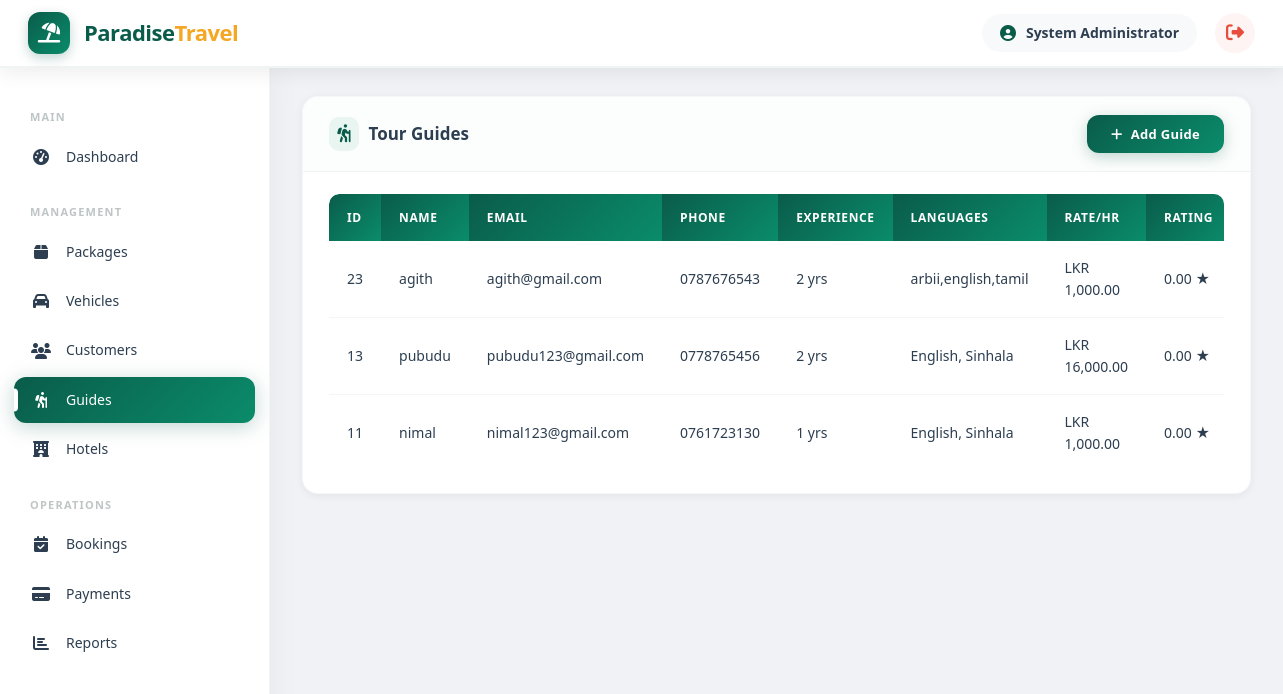
The app's page /traval-system/admin/guides.php (signed in) with its own data.
### tables this page shows
CREATE TABLE `guide_profiles` (
  `id` int(11) NOT NULL,
  `user_id` int(11) NOT NULL,
  `experience_years` int(11) DEFAULT 0,
  `languages` text DEFAULT NULL,
  `specialization` varchar(100) DEFAULT NULL,
  `hourly_rate` decimal(10,2) DEFAULT NULL,
  `rating` decimal(3,2) DEFAULT 0.00,
  `total_reviews` int(11) DEFAULT 0,
  `availability` enum('available','busy','off') DEFAULT 'available'
);

CREATE TABLE `users` (
  `id` int(11) NOT NULL,
  `name` varchar(100) NOT NULL,
  `email` varchar(100) NOT NULL,
  `password` varchar(255) NOT NULL,
  `phone` varchar(20) DEFAULT NULL,
  `role` enum('admin','customer','guide','hotel') DEFAULT 'customer',
  `profile_image` varchar(255) DEFAULT NULL,
  `status` enum('active','inactive') DEFAULT 'active',
  `created_at` timestamp NOT NULL DEFAULT current_timestamp(),
  `updated_at` timestamp NOT NULL DEFAULT current_timestamp() ON UPDATE current_timestamp()
);

### traval-system/config/database.php (called while the page is built, shortened)
<?php
function formatCurrency($amount) {
    return 'LKR ' . number_format($amount, 2);
}
?>

### traval-system/admin/guides.php (the view, shortened to what this page needs)
<?php
require_once '../config/database.php';
$guides = $pdo->query("SELECT u.*, gp.experience_years, gp.languages, gp.specialization, gp.hourly_rate, gp.rating, gp.availability
                       FROM users u
                       LEFT JOIN guide_profiles gp ON u.id = gp.user_id
                       WHERE u.role = 'guide'
                       ORDER BY u.created_at DESC")->fetchAll();
include '../includes/header.php';
?>
<div class="card">
    <div class="card-header">
        <h3><i class="fas fa-hiking"></i> Tour Guides</h3>
        <button class="btn btn-primary" onclick="openAddModal()"><i class="fas fa-plus"></i> Add Guide</button>
    </div>
    <div class="card-body">
        <div class="table-responsive">
            <table class="data-table">
                <thead>
                    <tr><th>ID</th><th>Name</th><th>Email</th><th>Phone</th><th>Experience</th><th>Languages</th><th>Rate/Hr</th><th>Rating</th><th>Availability</th><th>Actions</th></tr>
                </thead>
                <tbody>
                    <?php foreach ($guides as $g): ?>
                    <tr>
                        <td><?php echo $g['id']; ?></td>
                        <td><?php echo htmlspecialchars($g['name']); ?></td>
                        <td><?php echo htmlspecialchars($g['email']); ?></td>
                        <td><?php echo htmlspecialchars($g['phone']); ?></td>
                        <td><?php echo $g['experience_years']; ?> yrs</td>
                        <td><?php echo htmlspecialchars($g['languages']); ?></td>
                        <td><?php echo formatCurrency($g['hourly_rate']); ?></td>
                        <td><?php echo $g['rating']; ?> ★</td>
                    </tr>
                    <?php endforeach; ?>
                </tbody>
            </table>
        </div>
    </div>
</div>
<?php include '../includes/footer.php'; ?>

### traval-system/config/assets/css/style.css (style rules this page uses)
:root { --primary: #0a5c4a; --primary-dark: #084b3c; --primary-light: #e8f5f0; --primary-gradient: linear-gradient(135deg, #0a5c4a, #0a8c6a); --secondary: #f5a623; --secondary-dark: #d4890a; --secondary-light: #fdebd0; --danger: #e74c3c; --success: #27ae60; --warning: #f39c12; --info: #3498db; --light: #f8f9fa; --dark: #2c3e50; --gray: #7f8c8d; --gray-light: #e2e8f0; --white: #ffffff; --body-bg: #f0f2f5; --shadow: 0 2px 10px rgba(0,0,0,0.06); --shadow-md: 0 4px 20px rgba(0,0,0,0.08); --shadow-lg: 0 8px 40px rgba(0,0,0,0.12); --shadow-xl: 0 15px 60px rgba(0,0,0,0.15); --radius: 10px; --radius-lg: 16px; --radius-xl: 24px; --transition: all 0.3s cubic-bezier(0.4, 0, 0.2, 1); --transition-slow: all 0.5s cubic-bezier(0.4, 0, 0.2, 1); --font-family: 'Segoe UI', 'Poppins', system-ui, -apple-system, sans-serif; }
* { margin: 0; padding: 0; box-sizing: border-box; }
body { font-family: var(--font-family); background: var(--body-bg); overflow-x: hidden; color: var(--dark); line-height: 1.6; }
.card { background: var(--white); border-radius: var(--radius-lg); box-shadow: var(--shadow); margin-bottom: 28px; overflow: hidden; border: 1px solid rgba(10, 92, 74, 0.04); transition: var(--transition); }
.card-header { padding: 18px 26px; border-bottom: 1px solid rgba(10, 92, 74, 0.06); display: flex; justify-content: space-between; align-items: center; flex-wrap: wrap; gap: 12px; background: rgba(232, 245, 240, 0.15); }
.card-header h3 { font-size: 17px; color: var(--dark); font-weight: 700; display: flex; align-items: center; gap: 10px; }
.card-header h3 i { color: var(--primary); font-size: 18px; background: var(--primary-light); padding: 8px; border-radius: 10px; }
.card-body { padding: 22px 26px; }
.table-responsive { overflow-x: auto; border-radius: var(--radius); }
.data-table { width: 100%; border-collapse: separate; border-spacing: 0; font-size: 14px; }
.data-table thead th { background: var(--primary-gradient); color: var(--white); padding: 14px 18px; text-align: left; font-weight: 600; font-size: 12px; text-transform: uppercase; letter-spacing: 0.6px; border: none; }
.data-table thead th:first-child { border-radius: 10px 0 0 0; }
.data-table tbody td { padding: 14px 18px; border-bottom: 1px solid rgba(0, 0, 0, 0.04); vertical-align: middle; color: var(--dark); transition: var(--transition); }
.data-table tbody tr { transition: var(--transition); }
.data-table tbody tr:last-child td { border-bottom: none; }
.btn { display: inline-flex; align-items: center; gap: 8px; padding: 10px 24px; border: none; border-radius: 12px; font-size: 13px; font-weight: 700; cursor: pointer; transition: var(--transition); text-decoration: none; letter-spacing: 0.3px; font-family: var(--font-family); }
.btn-primary { background: var(--primary-gradient); color: var(--white); box-shadow: 0 4px 15px rgba(10, 92, 74, 0.25); }
.card { animation: fadeInUp 0.5s ease forwards; }
.card:nth-child(2) { animation-delay: 0.10s; }

### records on screen
guide_profiles: user "23", user.name "agith", user.email "agith@gmail.com", user.phone "0787676543", experience_years "2", languages "arbii,english,tamil", hourly_rate "LKR 1,000.00", rating "0.00"
guide_profiles: user "13", user.name "pubudu", user.email "pubudu123@gmail.com", user.phone "0778765456", experience_years "2", languages "English, Sinhala", hourly_rate "LKR 16,000.00", rating "0.00"
guide_profiles: user "11", user.name "nimal", user.email "nimal123@gmail.com", user.phone "0761723130", experience_years "1", languages "English, Sinhala", hourly_rate "LKR 1,000.00", rating "0.00"

### other values on screen
$_SESSION['user_name'] "System Administrator"
